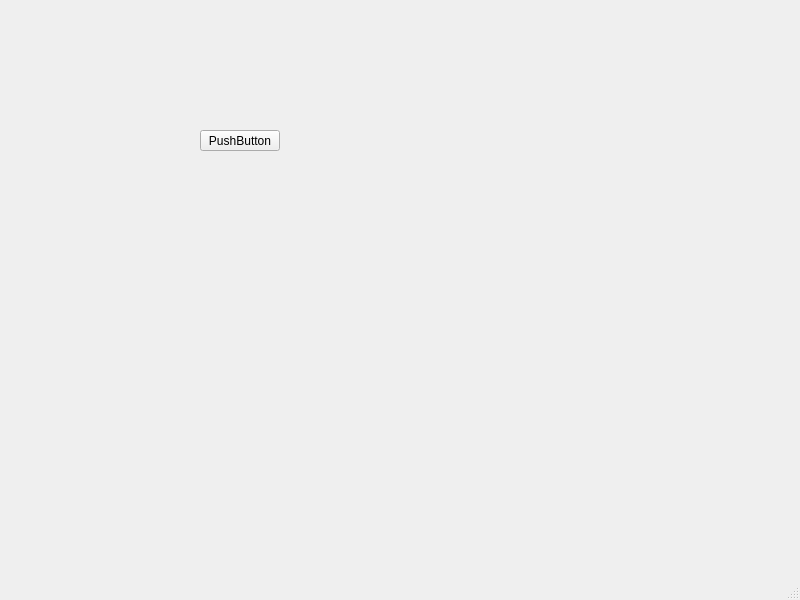
<?xml version="1.0" encoding="UTF-8"?>
<ui version="4.0">
 <class>MainWindow</class>
 <widget class="QMainWindow" name="MainWindow">
  <property name="geometry">
   <rect>
    <x>0</x>
    <y>0</y>
    <width>800</width>
    <height>600</height>
   </rect>
  </property>
  <property name="windowTitle">
   <string>MainWindow</string>
  </property>
  <widget class="QWidget" name="centralwidget">
   <widget class="QPushButton" name="pushButton">
    <property name="geometry">
     <rect>
      <x>200</x>
      <y>130</y>
      <width>80</width>
      <height>21</height>
     </rect>
    </property>
    <property name="text">
     <string>PushButton</string>
    </property>
   </widget>
  </widget>
  <widget class="QMenuBar" name="menubar">
   <property name="geometry">
    <rect>
     <x>0</x>
     <y>0</y>
     <width>800</width>
     <height>20</height>
    </rect>
   </property>
  </widget>
  <widget class="QStatusBar" name="statusbar"/>
 </widget>
 <resources/>
 <connections/>
</ui>
